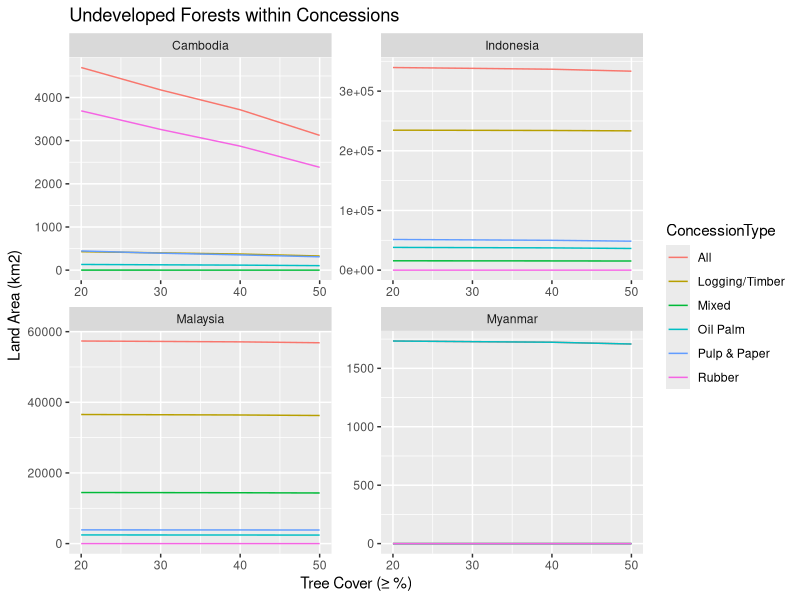

Source code (R): (Note: this script raises an error after producing the figure.)
# This script generates plots of the results of Southeast Asia's Great Forest
# Transition study, which estimates the area, total carbon, avoided emissions
# of undeveloped or unconverted forests within concessions (logging/timber, oil
# palm, pulp & paper, rubber, mixed) in Southeast Asian countries.
# 
# 
# Script by:      Jose Don T. De Alban
# Date created:   26 May 2022
# Date modified:     


# Load Libraries -------------------------
library(tidyverse)

# Set Working Directories ----------------
DirMAIN  <- "/Users/dondealban/Dropbox/Research/se-asia-gft/"

# Read Data Files ------------------------
setwd(DirMAIN)
csvAREA <- read.csv(file="SEAsia GFT_Results_Area.csv", header=TRUE, sep=",")
csvCARB <- read.csv(file="SEAsia GFT_Results_Total Carbon.csv", header=TRUE, sep=",")

dfAREA <- csvAREA
dfCARB <- csvCARB

# Generate Plots -------------------------

# Land area of undeveloped forests within concessions
pAREA <- ggplot() + geom_line(data=dfAREA, aes(x=TreeCoverPct, y=LandAreaSqKm, colour=ConcessionType))
pAREA <- pAREA + facet_wrap(~ Country, scales="free")
pAREA <- pAREA + labs(title="Undeveloped Forests within Concessions", x="Tree Cover (≥ %)", y="Land Area (km2)")

# Total carbon stored by undeveloped forests within concessions
pCARB <- ggplot() + geom_line(data=dfCARB, aes(x=TreeCoverPct, y=TotalCarbon_TgC, colour=ConcessionType))
pCARB <- pCARB + facet_grid(Country ~ CarbonMapSource, scales="free_y")
pCARB <- pCARB + labs(title="Total Carbon Stored by Undeveloped Forests within Concessions", 
                      x="Tree Cover (≥ %)", y="Total Carbon (Tg or MMT)")

# Avoided total emissions by undeveloped forests within concessions
pAVEM <- ggplot() + geom_line(data=dfCARB, aes(x=TreeCoverPct, y=AvoidedTotalEmissions_MMtCO2e, colour=ConcessionType))
pAVEM <- pAVEM + facet_grid(Country ~ CarbonMapSource, scales="free_y")
pAVEM <- pAVEM + labs(title="Avoided Total Emissions from Undeveloped Forests within Concessions", 
                      x="Tree Cover (≥ %)", y="Avoided Emissions (MMtCO2e)")
